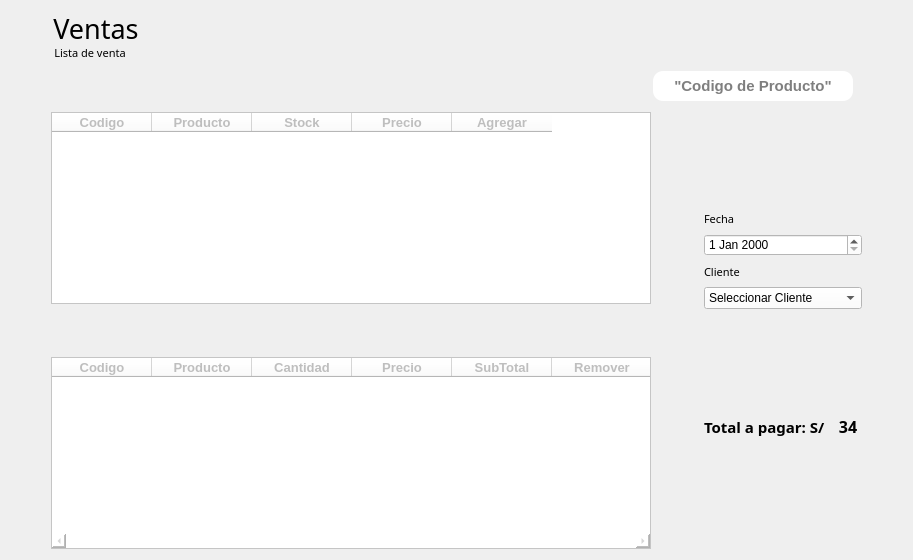
         <widget class="QWidget" name="page_new_sold">
          <layout class="QVBoxLayout" name="verticalLayout_27">
           <item>
            <layout class="QHBoxLayout" name="horizontalLayout_36">
             <property name="spacing">
              <number>0</number>
             </property>
             <property name="rightMargin">
              <number>23</number>
             </property>
             <item>
              <layout class="QVBoxLayout" name="verticalLayout_22">
               <property name="spacing">
                <number>0</number>
               </property>
               <item>
                <widget class="QLabel" name="lbl_Logo_23">
                 <property name="sizePolicy">
                  <sizepolicy hsizetype="Expanding" vsizetype="Preferred">
                   <horstretch>0</horstretch>
                   <verstretch>0</verstretch>
                  </sizepolicy>
                 </property>
                 <property name="minimumSize">
                  <size>
                   <width>158</width>
                   <height>34</height>
                  </size>
                 </property>
                 <property name="maximumSize">
                  <size>
                   <width>170</width>
                   <height>34</height>
                  </size>
                 </property>
                 <property name="font">
                  <font>
                   <family>Trajan Pro</family>
                   <pointsize>20</pointsize>
                  </font>
                 </property>
                 <property name="styleSheet">
                  <string notr="true">border-radius: 60%;</string>
                 </property>
                 <property name="text">
                  <string>Ventas</string>
                 </property>
                 <property name="alignment">
                  <set>Qt::AlignCenter</set>
                 </property>
                </widget>
               </item>
               <item>
                <widget class="QLabel" name="lbl_Logo_24">
                 <property name="sizePolicy">
                  <sizepolicy hsizetype="Expanding" vsizetype="Preferred">
                   <horstretch>0</horstretch>
                   <verstretch>0</verstretch>
                  </sizepolicy>
                 </property>
                 <property name="minimumSize">
                  <size>
                   <width>158</width>
                   <height>15</height>
                  </size>
                 </property>
                 <property name="maximumSize">
                  <size>
                   <width>158</width>
                   <height>15</height>
                  </size>
                 </property>
                 <property name="font">
                  <font>
                   <family>Trajan Pro</family>
                   <pointsize>8</pointsize>
                  </font>
                 </property>
                 <property name="styleSheet">
                  <string notr="true">border-radius: 60%;</string>
                 </property>
                 <property name="text">
                  <string>Lista de venta</string>
                 </property>
                 <property name="alignment">
                  <set>Qt::AlignCenter</set>
                 </property>
                </widget>
               </item>
              </layout>
             </item>
             <item>
              <spacer name="horizontalSpacer_46">
               <property name="orientation">
                <enum>Qt::Horizontal</enum>
               </property>
               <property name="sizeHint" stdset="0">
                <size>
                 <width>40</width>
                 <height>20</height>
                </size>
               </property>
              </spacer>
             </item>
            </layout>
           </item>
           <item>
            <layout class="QHBoxLayout" name="horizontalLayout_35">
             <property name="spacing">
              <number>6</number>
             </property>
             <item>
              <spacer name="horizontalSpacer_45">
               <property name="orientation">
                <enum>Qt::Horizontal</enum>
               </property>
               <property name="sizeHint" stdset="0">
                <size>
                 <width>40</width>
                 <height>20</height>
                </size>
               </property>
              </spacer>
             </item>
             <item>
              <widget class="QLineEdit" name="txt_Pventa">
               <property name="minimumSize">
                <size>
                 <width>200</width>
                 <height>30</height>
                </size>
               </property>
               <property name="maximumSize">
                <size>
                 <width>200</width>
                 <height>30</height>
                </size>
               </property>
               <property name="font">
                <font>
                 <pointsize>11</pointsize>
                 <weight>75</weight>
                 <bold>true</bold>
                </font>
               </property>
               <property name="styleSheet">
                <string notr="true">background-color: rgb(255, 255, 255);
border-radius:10%;
vertical-align:auto;</string>
               </property>
               <property name="alignment">
                <set>Qt::AlignCenter</set>
               </property>
               <property name="placeholderText">
                <string>&quot;Codigo de Producto&quot;</string>
               </property>
              </widget>
             </item>
             <item>
              <widget class="QPushButton" name="btn_P_venta">
               <property name="minimumSize">
                <size>
                 <width>0</width>
                 <height>40</height>
                </size>
               </property>
               <property name="maximumSize">
                <size>
                 <width>60</width>
                 <height>16777215</height>
                </size>
               </property>
               <property name="font">
                <font>
                 <pointsize>12</pointsize>
                 <weight>75</weight>
                 <bold>true</bold>
                </font>
               </property>
               <property name="cursor">
                <cursorShape>PointingHandCursor</cursorShape>
               </property>
               <property name="styleSheet">
                <string notr="true">QPushButton{
	alternate-background-color: qlineargradient(spread:reflect, x1:0.045, y1:1, x2:1, y2:0.215909, stop:0 rgba(90, 98, 136, 0), stop:0.625 rgba(255, 255, 255, 0));
	border-radius: 10px;
	color: white;
}</string>
               </property>
               <property name="text">
                <string/>
               </property>
               <property name="icon">
                <iconset>
                 <normaloff>../icon/buscar1.png</normaloff>../icon/buscar1.png</iconset>
               </property>
               <property name="iconSize">
                <size>
                 <width>40</width>
                 <height>40</height>
                </size>
               </property>
              </widget>
             </item>
            </layout>
           </item>
           <item>
            <layout class="QHBoxLayout" name="horizontalLayout_34">
             <property name="spacing">
              <number>13</number>
             </property>
             <item>
              <spacer name="horizontalSpacer_43">
               <property name="orientation">
                <enum>Qt::Horizontal</enum>
               </property>
               <property name="sizeHint" stdset="0">
                <size>
                 <width>40</width>
                 <height>20</height>
                </size>
               </property>
              </spacer>
             </item>
             <item>
              <layout class="QVBoxLayout" name="verticalLayout_26">
               <item>
                <widget class="QTableWidget" name="tbl_P_venta">
                 <property name="enabled">
                  <bool>false</bool>
                 </property>
                 <property name="minimumSize">
                  <size>
                   <width>600</width>
                   <height>0</height>
                  </size>
                 </property>
                 <property name="maximumSize">
                  <size>
                   <width>16777215</width>
                   <height>300</height>
                  </size>
                 </property>
                 <property name="styleSheet">
                  <string notr="true">background-color: rgb(255, 255, 255);
text-align:auto;
</string>
                 </property>
                 <column>
                  <property name="text">
                   <string>Codigo</string>
                  </property>
                  <property name="font">
                   <font>
                    <pointsize>10</pointsize>
                    <weight>75</weight>
                    <bold>true</bold>
                   </font>
                  </property>
                 </column>
                 <column>
                  <property name="text">
                   <string>Producto</string>
                  </property>
                  <property name="font">
                   <font>
                    <pointsize>10</pointsize>
                    <weight>75</weight>
                    <bold>true</bold>
                   </font>
                  </property>
                 </column>
                 <column>
                  <property name="text">
                   <string>Stock</string>
                  </property>
                  <property name="font">
                   <font>
                    <pointsize>10</pointsize>
                    <weight>75</weight>
                    <bold>true</bold>
                   </font>
                  </property>
                 </column>
                 <column>
                  <property name="text">
                   <string>Precio</string>
                  </property>
                  <property name="font">
                   <font>
                    <pointsize>10</pointsize>
                    <weight>75</weight>
                    <bold>true</bold>
                   </font>
                  </property>
                 </column>
                 <column>
                  <property name="text">
                   <string>Agregar</string>
                  </property>
                  <property name="font">
                   <font>
                    <pointsize>10</pointsize>
                    <weight>75</weight>
                    <bold>true</bold>
                   </font>
                  </property>
                 </column>
                </widget>
               </item>
               <item>
                <spacer name="verticalSpacer_14">
                 <property name="orientation">
                  <enum>Qt::Vertical</enum>
                 </property>
                 <property name="sizeType">
                  <enum>QSizePolicy::Fixed</enum>
                 </property>
                 <property name="sizeHint" stdset="0">
                  <size>
                   <width>20</width>
                   <height>40</height>
                  </size>
                 </property>
                </spacer>
               </item>
               <item>
                <widget class="QTableWidget" name="tbl_venta">
                 <property name="enabled">
                  <bool>false</bool>
                 </property>
                 <property name="minimumSize">
                  <size>
                   <width>600</width>
                   <height>0</height>
                  </size>
                 </property>
                 <property name="maximumSize">
                  <size>
                   <width>16777215</width>
                   <height>300</height>
                  </size>
                 </property>
                 <property name="styleSheet">
                  <string notr="true">background-color: rgb(255, 255, 255);
text-align:auto;
</string>
                 </property>
                 <column>
                  <property name="text">
                   <string>Codigo</string>
                  </property>
                  <property name="font">
                   <font>
                    <pointsize>10</pointsize>
                    <weight>75</weight>
                    <bold>true</bold>
                   </font>
                  </property>
                 </column>
                 <column>
                  <property name="text">
                   <string>Producto</string>
                  </property>
                  <property name="font">
                   <font>
                    <pointsize>10</pointsize>
                    <weight>75</weight>
                    <bold>true</bold>
                   </font>
                  </property>
                 </column>
                 <column>
                  <property name="text">
                   <string>Cantidad</string>
                  </property>
                  <property name="font">
                   <font>
                    <pointsize>10</pointsize>
                    <weight>75</weight>
                    <bold>true</bold>
                   </font>
                  </property>
                 </column>
                 <column>
                  <property name="text">
                   <string>Precio</string>
                  </property>
                  <property name="font">
                   <font>
                    <pointsize>10</pointsize>
                    <weight>75</weight>
                    <bold>true</bold>
                   </font>
                  </property>
                 </column>
                 <column>
                  <property name="text">
                   <string>SubTotal</string>
                  </property>
                  <property name="font">
                   <font>
                    <pointsize>10</pointsize>
                    <weight>75</weight>
                    <bold>true</bold>
                   </font>
                  </property>
                 </column>
                 <column>
                  <property name="text">
                   <string>Remover</string>
                  </property>
                  <property name="font">
                   <font>
                    <pointsize>10</pointsize>
                    <weight>75</weight>
                    <bold>true</bold>
                   </font>
                  </property>
                 </column>
                </widget>
               </item>
              </layout>
             </item>
             <item>
              <spacer name="horizontalSpacer_4">
               <property name="orientation">
                <enum>Qt::Horizontal</enum>
               </property>
               <property name="sizeHint" stdset="0">
                <size>
                 <width>40</width>
                 <height>20</height>
                </size>
               </property>
              </spacer>
             </item>
             <item>
              <layout class="QVBoxLayout" name="verticalLayout_28">
               <property name="spacing">
                <number>8</number>
               </property>
               <property name="rightMargin">
                <number>0</number>
               </property>
               <property name="bottomMargin">
                <number>12</number>
               </property>
               <item>
                <spacer name="verticalSpacer_16">
                 <property name="orientation">
                  <enum>Qt::Vertical</enum>
                 </property>
                 <property name="sizeHint" stdset="0">
                  <size>
                   <width>20</width>
                   <height>40</height>
                  </size>
                 </property>
                </spacer>
               </item>
               <item>
                <widget class="QLabel" name="lbl_Logo_27">
                 <property name="sizePolicy">
                  <sizepolicy hsizetype="Expanding" vsizetype="Preferred">
                   <horstretch>0</horstretch>
                   <verstretch>0</verstretch>
                  </sizepolicy>
                 </property>
                 <property name="maximumSize">
                  <size>
                   <width>158</width>
                   <height>15</height>
                  </size>
                 </property>
                 <property name="font">
                  <font>
                   <family>Trajan Pro</family>
                   <pointsize>8</pointsize>
                  </font>
                 </property>
                 <property name="styleSheet">
                  <string notr="true">border-radius: 60%;</string>
                 </property>
                 <property name="text">
                  <string>Fecha</string>
                 </property>
                 <property name="alignment">
                  <set>Qt::AlignLeading|Qt::AlignLeft|Qt::AlignVCenter</set>
                 </property>
                </widget>
               </item>
               <item>
                <widget class="QDateEdit" name="dateEdit">
                 <property name="styleSheet">
                  <string notr="true">background-color: rgb(255, 255, 255);</string>
                 </property>
                </widget>
               </item>
               <item>
                <widget class="QLabel" name="lbl_Logo_26">
                 <property name="sizePolicy">
                  <sizepolicy hsizetype="Expanding" vsizetype="Preferred">
                   <horstretch>0</horstretch>
                   <verstretch>0</verstretch>
                  </sizepolicy>
                 </property>
                 <property name="minimumSize">
                  <size>
                   <width>158</width>
                   <height>15</height>
                  </size>
                 </property>
                 <property name="maximumSize">
                  <size>
                   <width>158</width>
                   <height>15</height>
                  </size>
                 </property>
                 <property name="font">
                  <font>
                   <family>Trajan Pro</family>
                   <pointsize>8</pointsize>
                  </font>
                 </property>
                 <property name="styleSheet">
                  <string notr="true">border-radius: 60%;</string>
                 </property>
                 <property name="text">
                  <string>Cliente</string>
                 </property>
                 <property name="alignment">
                  <set>Qt::AlignLeading|Qt::AlignLeft|Qt::AlignVCenter</set>
                 </property>
                </widget>
               </item>
               <item>
                <widget class="QComboBox" name="comboBox">
                 <property name="styleSheet">
                  <string notr="true">background-color: rgb(255, 255, 255);</string>
                 </property>
                 <item>
                  <property name="text">
                   <string>Seleccionar Cliente</string>
                  </property>
                 </item>
                 <item>
                  <property name="text">
                   <string>Publico General</string>
                  </property>
                 </item>
                 <item>
                  <property name="text">
                   <string>New Item</string>
                  </property>
                 </item>
                </widget>
               </item>
               <item>
                <spacer name="verticalSpacer_17">
                 <property name="orientation">
                  <enum>Qt::Vertical</enum>
                 </property>
                 <property name="sizeHint" stdset="0">
                  <size>
                   <width>20</width>
                   <height>40</height>
                  </size>
                 </property>
                </spacer>
               </item>
               <item>
                <layout class="QHBoxLayout" name="horizontalLayout_8">
                 <property name="bottomMargin">
                  <number>0</number>
                 </property>
                 <item>
                  <widget class="QLabel" name="lbl_Logo_25">
                   <property name="sizePolicy">
                    <sizepolicy hsizetype="Expanding" vsizetype="Preferred">
                     <horstretch>0</horstretch>
                     <verstretch>0</verstretch>
                    </sizepolicy>
                   </property>
                   <property name="maximumSize">
                    <size>
                     <width>16777215</width>
                     <height>34</height>
                    </size>
                   </property>
                   <property name="font">
                    <font>
                     <family>Trajan Pro</family>
                     <pointsize>11</pointsize>
                     <weight>75</weight>
                     <bold>true</bold>
                    </font>
                   </property>
                   <property name="styleSheet">
                    <string notr="true">border-radius: 60%;</string>
                   </property>
                   <property name="text">
                    <string>Total a pagar: S/</string>
                   </property>
                   <property name="alignment">
                    <set>Qt::AlignLeading|Qt::AlignLeft|Qt::AlignVCenter</set>
                   </property>
                  </widget>
                 </item>
                 <item>
                  <widget class="QLabel" name="lbl_Logo_28">
                   <property name="sizePolicy">
                    <sizepolicy hsizetype="Expanding" vsizetype="Preferred">
                     <horstretch>0</horstretch>
                     <verstretch>0</verstretch>
                    </sizepolicy>
                   </property>
                   <property name="maximumSize">
                    <size>
                     <width>16777215</width>
                     <height>34</height>
                    </size>
                   </property>
                   <property name="font">
                    <font>
                     <family>Trajan Pro</family>
                     <pointsize>12</pointsize>
                     <weight>75</weight>
                     <bold>true</bold>
                    </font>
                   </property>
                   <property name="styleSheet">
                    <string notr="true">border-radius: 60%;</string>
                   </property>
                   <property name="text">
                    <string>34</string>
                   </property>
                   <property name="alignment">
                    <set>Qt::AlignCenter</set>
                   </property>
                  </widget>
                 </item>
                </layout>
               </item>
               <item>
                <spacer name="verticalSpacer_15">
                 <property name="orientation">
                  <enum>Qt::Vertical</enum>
                 </property>
                 <property name="sizeType">
                  <enum>QSizePolicy::Expanding</enum>
                 </property>
                 <property name="sizeHint" stdset="0">
                  <size>
                   <width>20</width>
                   <height>40</height>
                  </size>
                 </property>
                </spacer>
               </item>
              </layout>
             </item>
             <item>
              <spacer name="horizontalSpacer_44">
               <property name="orientation">
                <enum>Qt::Horizontal</enum>
               </property>
               <property name="sizeHint" stdset="0">
                <size>
                 <width>40</width>
                 <height>20</height>
                </size>
               </property>
              </spacer>
             </item>
            </layout>
           </item>
          </layout>
         </widget>
